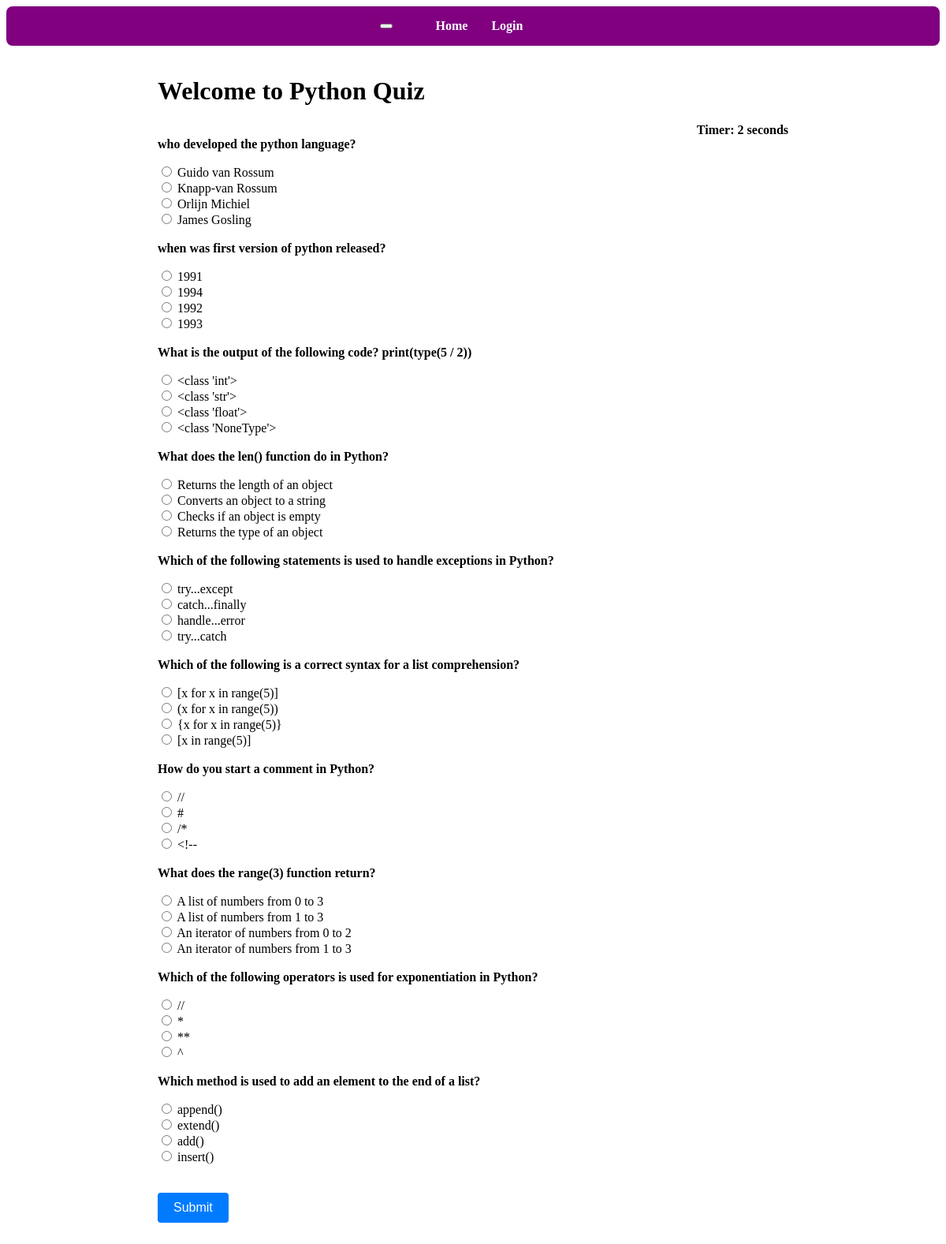
The page / on the database its author committed.
### Quiz/models.py (models this page shows, shortened)
class QuesModel(models.Model):
    id = models.BigAutoField(primary_key=True)
    question = models.CharField(max_length=200,null=True)
    op1 = models.CharField(max_length=200,null=True)
    op2 = models.CharField(max_length=200,null=True)
    op3 = models.CharField(max_length=200,null=True)
    op4 = models.CharField(max_length=200,null=True)
    ans = models.CharField(max_length=200,null=True)

### Quiz/views.py (the view)
# urls.py: 2. Add a URL to urlpatterns:  path('', views.home, name='home')
def home(request):
    if request.method == 'POST':
        if not request.user.is_authenticated:
            return render(request, 'Quiz/home.html', {
                'questions': QuesModel.objects.all(),
                'error_message': 'You need to be log in to submit the quiz.'
            })
        questions = QuesModel.objects.all()
        score = 0
        wrong = 0
        correct = 0
        total = 0
        for q in questions:
            total += 1
            if q.ans == request.POST.get(q.question):
                score += 10
                correct += 1
            else:
                wrong += 1
        percent = score / (total * 10) * 100
        context = {
            'score': score,
            'time': request.POST.get('timer'),
            'correct': correct,
            'wrong': wrong,
            'percent': percent,
            'total': total
        }
        return render(request, 'Quiz/result.html', context)
    else:
        questions = QuesModel.objects.all()
        context = {
            'questions': questions
        }
        return render(request, 'Quiz/home.html', context)

### Quiz/templates/Quiz/home.html (shortened to what this page needs)
{% extends 'Quiz/dependencies.html' %}
{% block content %}
{% load static %}
<div class="container quiz-container">
    <br>
    <h1>Welcome to Python Quiz</h1>
    <div align="right" id="displaytimer"><b>Timer: 0 seconds</b></div>
    <form method='post' action=''>
        {% for q in questions %}
        <div class="form-group">
            <label for="question"><strong>{{ q.question }}</strong></label>
        </div>
        <div class="form-check">
            <input class="form-check-input" type="radio" name="{{ q.question }}" id="gridRadios1" value="{{ q.op1 }}">
            <label class="form-check-label" for="gridRadios1">{{ q.op1 }}</label>
        </div>
        <div class="form-check">
            <input class="form-check-input" type="radio" name="{{ q.question }}" id="gridRadios2" value="{{ q.op2 }}">
            <label class="form-check-label" for="gridRadios2">{{ q.op2 }}</label>
        </div>
        <div class="form-check">
            <input class="form-check-input" type="radio" name="{{ q.question }}" id="gridRadios3" value="{{ q.op3 }}">
            <label class="form-check-label" for="gridRadios3">{{ q.op3 }}</label>
        </div>
        <div class="form-check">
            <input class="form-check-input" type="radio" name="{{ q.question }}" id="gridRadios4" value="{{ q.op4 }}">
            <label class="form-check-label" for="gridRadios4">{{ q.op4 }}</label>
        </div>
        <br>
        {% endfor %}
        <br>
        <button type="submit" class="btn btn-primary">Submit</button>
    </form>
</div>
{% endblock %}

### Quiz/templates/Quiz/dependencies.html (shortened to what this page needs)
{% load static %}
<html>
    <head>
        <link rel="stylesheet" href="{% static 'Quiz/styles.css' %}">
    </head>
    <body>
        {% include 'Quiz/navbar.html' %}
        {% block content %}
        {% endblock %}
        <br>
    </body>
</html>

### Quiz/templates/Quiz/navbar.html (shortened to what this page needs)
<nav class="navbar navbar-expand-lg navbar-dark" style="background-color: purple; padding: 1rem;">
  <button class="navbar-toggler" type="button" data-toggle="collapse" data-target="#navbarNav" aria-controls="navbarNav" aria-expanded="false" aria-label="Toggle navigation">
  </button>
  <div class="collapse navbar-collapse" id="navbarNav">
      <ul class="navbar-nav mx-auto">
          <li class="nav-item">
              <a class="nav-link" href="{% url 'home' %}">Home</a>
          </li>
          {% if not request.user.is_authenticated %}
          <li class="nav-item">
              <a class="nav-link" href="{% url 'login' %}">Login</a>
          </li>
          {% endif %}
      </ul>
  </div>
</nav>

### static/Quiz/styles.css (style rules this page uses)
.navbar { display: flex; padding: 1rem; justify-content: center; align-items: center; background-color: #6a1b9a; border-radius: 8px; }
.navbar-collapse { display: flex; align-items: center; justify-content: center; }
.navbar-nav { display: flex; align-items: center; list-style-type: none; margin: 0; }
.navbar-nav .nav-item { margin: 0 15px; }
.navbar-nav .nav-link { color: white; font-weight: bold; text-decoration: none; }
.quiz-container { max-width: 800px; margin: 0 auto; }
.btn { padding: 10px 20px; font-size: 1rem; border-radius: 4px; cursor: pointer; text-align: center; }
.btn-primary { background-color: #007bff; color: white; border: none; }
.form-group { margin-bottom: 1rem; }

### rows shown on the page
QuesModel: question "who developed the python language?", op1 "Guido van Rossum", op2 "Knapp-van Rossum", op3 "Orlijn Michiel", op4 "James Gosling"
QuesModel: question "when was first version of python released?", op1 "1991", op2 "1994", op3 "1992", op4 "1993"
QuesModel: question "What is the output of the following code? print(type(5 / 2))", op1 "<class 'int'>", op2 "<class 'str'>", op3 "<class 'float'>", op4 "<class 'NoneType'>"
QuesModel: question "What does the len() function do in Python?", op1 "Returns the length of an object", op2 "Converts an object to a string", op3 "Checks if an object is empty", op4 "Returns the type of an object"
QuesModel: question "Which of the following statements is used to handle exceptions in Python?", op1 "try...except", op2 "catch...finally", op3 "handle...error", op4 "try...catch"
QuesModel: question "Which of the following is a correct syntax for a list comprehension?", op1 "[x for x in range(5)]", op2 "(x for x in range(5))", op3 "{x for x in range(5)}", op4 "[x in range(5)]"
QuesModel: question "How do you start a comment in Python?", op1 "//", op2 "#", op3 "/*", op4 "<!--"
QuesModel: question "What does the range(3) function return?", op1 "A list of numbers from 0 to 3", op2 "A list of numbers from 1 to 3", op3 "An iterator of numbers from 0 to 2", op4 "An iterator of numbers from 1 to 3"
QuesModel: question "Which of the following operators is used for exponentiation in Python?", op1 "//", op2 "*", op3 "**", op4 "^"
QuesModel: question "Which method is used to add an element to the end of a list?", op1 "append()", op2 "extend()", op3 "add()", op4 "insert()"
